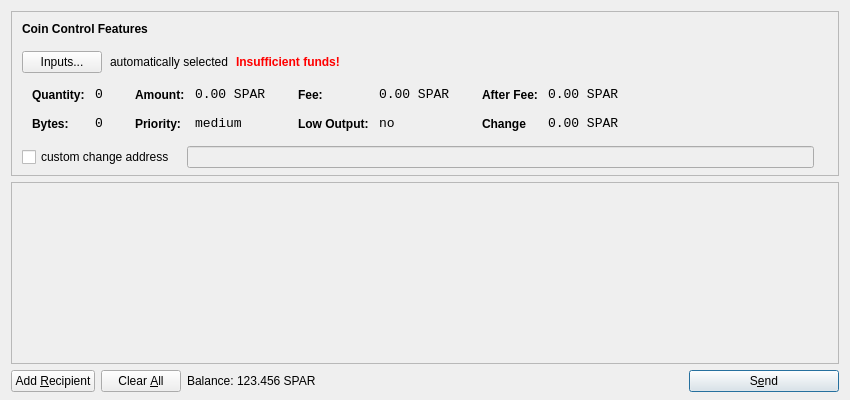
<?xml version="1.0" encoding="UTF-8"?>
<ui version="4.0">
 <class>SendCoinsDialog</class>
 <widget class="QDialog" name="SendCoinsDialog">
  <property name="geometry">
   <rect>
    <x>0</x>
    <y>0</y>
    <width>850</width>
    <height>400</height>
   </rect>
  </property>
  <property name="windowTitle">
   <string>Send Coins</string>
  </property>
  <layout class="QVBoxLayout" name="verticalLayout" stretch="0,1,0">
   <property name="bottomMargin">
    <number>8</number>
   </property>
   <item>
    <widget class="QFrame" name="frameCoinControl">
     <property name="sizePolicy">
      <sizepolicy hsizetype="Expanding" vsizetype="Expanding">
       <horstretch>0</horstretch>
       <verstretch>0</verstretch>
      </sizepolicy>
     </property>
     <property name="maximumSize">
      <size>
       <width>16777215</width>
       <height>16777215</height>
      </size>
     </property>
     <property name="frameShape">
      <enum>QFrame::StyledPanel</enum>
     </property>
     <property name="frameShadow">
      <enum>QFrame::Sunken</enum>
     </property>
     <layout class="QVBoxLayout" name="verticalLayoutCoinControl2">
      <property name="spacing">
       <number>-1</number>
      </property>
      <property name="leftMargin">
       <number>0</number>
      </property>
      <property name="topMargin">
       <number>0</number>
      </property>
      <property name="rightMargin">
       <number>0</number>
      </property>
      <property name="bottomMargin">
       <number>6</number>
      </property>
      <item>
       <layout class="QVBoxLayout" name="verticalLayoutCoinControl" stretch="0,0,0,0,1">
        <property name="spacing">
         <number>0</number>
        </property>
        <property name="leftMargin">
         <number>10</number>
        </property>
        <property name="topMargin">
         <number>10</number>
        </property>
        <item>
         <layout class="QHBoxLayout" name="horizontalLayoutCoinControl1">
          <property name="bottomMargin">
           <number>15</number>
          </property>
          <item>
           <widget class="QLabel" name="labelCoinControlFeatures">
            <property name="sizePolicy">
             <sizepolicy hsizetype="Preferred" vsizetype="Maximum">
              <horstretch>0</horstretch>
              <verstretch>0</verstretch>
             </sizepolicy>
            </property>
            <property name="font">
             <font>
              <weight>75</weight>
              <bold>true</bold>
             </font>
            </property>
            <property name="styleSheet">
             <string notr="true">font-weight:bold;</string>
            </property>
            <property name="text">
             <string>Coin Control Features</string>
            </property>
           </widget>
          </item>
         </layout>
        </item>
        <item>
         <layout class="QHBoxLayout" name="horizontalLayoutCoinControl2" stretch="0,0,0,0">
          <property name="spacing">
           <number>8</number>
          </property>
          <property name="bottomMargin">
           <number>10</number>
          </property>
          <item>
           <widget class="QPushButton" name="pushButtonCoinControl">
            <property name="styleSheet">
             <string notr="true"/>
            </property>
            <property name="text">
             <string>Inputs...</string>
            </property>
           </widget>
          </item>
          <item>
           <widget class="QLabel" name="labelCoinControlAutomaticallySelected">
            <property name="text">
             <string>automatically selected</string>
            </property>
            <property name="margin">
             <number>5</number>
            </property>
           </widget>
          </item>
          <item>
           <widget class="QLabel" name="labelCoinControlInsuffFunds">
            <property name="font">
             <font>
              <weight>75</weight>
              <bold>true</bold>
             </font>
            </property>
            <property name="styleSheet">
             <string notr="true">color:red;font-weight:bold;</string>
            </property>
            <property name="text">
             <string>Insufficient funds!</string>
            </property>
            <property name="margin">
             <number>5</number>
            </property>
           </widget>
          </item>
          <item>
           <spacer name="horizontalSpacerCoinControl">
            <property name="orientation">
             <enum>Qt::Horizontal</enum>
            </property>
            <property name="sizeHint" stdset="0">
             <size>
              <width>40</width>
              <height>1</height>
             </size>
            </property>
           </spacer>
          </item>
         </layout>
        </item>
        <item>
         <widget class="QWidget" name="widgetCoinControl" native="true">
          <property name="sizePolicy">
           <sizepolicy hsizetype="Preferred" vsizetype="Preferred">
            <horstretch>0</horstretch>
            <verstretch>0</verstretch>
           </sizepolicy>
          </property>
          <property name="minimumSize">
           <size>
            <width>0</width>
            <height>0</height>
           </size>
          </property>
          <property name="styleSheet">
           <string notr="true"/>
          </property>
          <layout class="QHBoxLayout" name="horizontalLayoutCoinControl5">
           <property name="margin">
            <number>0</number>
           </property>
           <item>
            <layout class="QHBoxLayout" name="horizontalLayoutCoinControl3" stretch="0,0,0,1">
             <property name="spacing">
              <number>20</number>
             </property>
             <property name="topMargin">
              <number>0</number>
             </property>
             <property name="bottomMargin">
              <number>10</number>
             </property>
             <item>
              <layout class="QFormLayout" name="formLayoutCoinControl1">
               <property name="horizontalSpacing">
                <number>10</number>
               </property>
               <property name="verticalSpacing">
                <number>14</number>
               </property>
               <property name="leftMargin">
                <number>10</number>
               </property>
               <property name="topMargin">
                <number>4</number>
               </property>
               <property name="rightMargin">
                <number>6</number>
               </property>
               <item row="0" column="0">
                <widget class="QLabel" name="labelCoinControlQuantityText">
                 <property name="styleSheet">
                  <string notr="true">font-weight:bold;</string>
                 </property>
                 <property name="text">
                  <string>Quantity:</string>
                 </property>
                 <property name="margin">
                  <number>0</number>
                 </property>
                </widget>
               </item>
               <item row="0" column="1">
                <widget class="QLabel" name="labelCoinControlQuantity">
                 <property name="font">
                  <font>
                   <family>Monospace</family>
                   <pointsize>10</pointsize>
                  </font>
                 </property>
                 <property name="cursor">
                  <cursorShape>IBeamCursor</cursorShape>
                 </property>
                 <property name="contextMenuPolicy">
                  <enum>Qt::ActionsContextMenu</enum>
                 </property>
                 <property name="text">
                  <string>0</string>
                 </property>
                 <property name="margin">
                  <number>0</number>
                 </property>
                 <property name="textInteractionFlags">
                  <set>Qt::LinksAccessibleByMouse|Qt::TextSelectableByKeyboard|Qt::TextSelectableByMouse</set>
                 </property>
                </widget>
               </item>
               <item row="1" column="0">
                <widget class="QLabel" name="labelCoinControlBytesText">
                 <property name="styleSheet">
                  <string notr="true">font-weight:bold;</string>
                 </property>
                 <property name="text">
                  <string>Bytes:</string>
                 </property>
                </widget>
               </item>
               <item row="1" column="1">
                <widget class="QLabel" name="labelCoinControlBytes">
                 <property name="font">
                  <font>
                   <family>Monospace</family>
                   <pointsize>10</pointsize>
                  </font>
                 </property>
                 <property name="cursor">
                  <cursorShape>IBeamCursor</cursorShape>
                 </property>
                 <property name="contextMenuPolicy">
                  <enum>Qt::ActionsContextMenu</enum>
                 </property>
                 <property name="text">
                  <string>0</string>
                 </property>
                 <property name="textInteractionFlags">
                  <set>Qt::LinksAccessibleByMouse|Qt::TextSelectableByKeyboard|Qt::TextSelectableByMouse</set>
                 </property>
                </widget>
               </item>
              </layout>
             </item>
             <item>
              <layout class="QFormLayout" name="formLayoutCoinControl2">
               <property name="horizontalSpacing">
                <number>10</number>
               </property>
               <property name="verticalSpacing">
                <number>14</number>
               </property>
               <property name="leftMargin">
                <number>6</number>
               </property>
               <property name="topMargin">
                <number>4</number>
               </property>
               <property name="rightMargin">
                <number>6</number>
               </property>
               <item row="0" column="0">
                <widget class="QLabel" name="labelCoinControlAmountText">
                 <property name="styleSheet">
                  <string notr="true">font-weight:bold;</string>
                 </property>
                 <property name="text">
                  <string>Amount:</string>
                 </property>
                 <property name="margin">
                  <number>0</number>
                 </property>
                </widget>
               </item>
               <item row="0" column="1">
                <widget class="QLabel" name="labelCoinControlAmount">
                 <property name="font">
                  <font>
                   <family>Monospace</family>
                   <pointsize>10</pointsize>
                  </font>
                 </property>
                 <property name="cursor">
                  <cursorShape>IBeamCursor</cursorShape>
                 </property>
                 <property name="contextMenuPolicy">
                  <enum>Qt::ActionsContextMenu</enum>
                 </property>
                 <property name="text">
                  <string>0.00 SPAR</string>
                 </property>
                 <property name="textInteractionFlags">
                  <set>Qt::LinksAccessibleByMouse|Qt::TextSelectableByKeyboard|Qt::TextSelectableByMouse</set>
                 </property>
                </widget>
               </item>
               <item row="1" column="0">
                <widget class="QLabel" name="labelCoinControlPriorityText">
                 <property name="styleSheet">
                  <string notr="true">font-weight:bold;</string>
                 </property>
                 <property name="text">
                  <string>Priority:</string>
                 </property>
                </widget>
               </item>
               <item row="1" column="1">
                <widget class="QLabel" name="labelCoinControlPriority">
                 <property name="font">
                  <font>
                   <family>Monospace</family>
                   <pointsize>10</pointsize>
                  </font>
                 </property>
                 <property name="cursor">
                  <cursorShape>IBeamCursor</cursorShape>
                 </property>
                 <property name="contextMenuPolicy">
                  <enum>Qt::ActionsContextMenu</enum>
                 </property>
                 <property name="text">
                  <string>medium</string>
                 </property>
                 <property name="textInteractionFlags">
                  <set>Qt::LinksAccessibleByMouse|Qt::TextSelectableByKeyboard|Qt::TextSelectableByMouse</set>
                 </property>
                </widget>
               </item>
              </layout>
             </item>
             <item>
              <layout class="QFormLayout" name="formLayoutCoinControl3">
               <property name="horizontalSpacing">
                <number>10</number>
               </property>
               <property name="verticalSpacing">
                <number>14</number>
               </property>
               <property name="leftMargin">
                <number>6</number>
               </property>
               <property name="topMargin">
                <number>4</number>
               </property>
               <property name="rightMargin">
                <number>6</number>
               </property>
               <item row="0" column="0">
                <widget class="QLabel" name="labelCoinControlFeeText">
                 <property name="styleSheet">
                  <string notr="true">font-weight:bold;</string>
                 </property>
                 <property name="text">
                  <string>Fee:</string>
                 </property>
                 <property name="margin">
                  <number>0</number>
                 </property>
                </widget>
               </item>
               <item row="0" column="1">
                <widget class="QLabel" name="labelCoinControlFee">
                 <property name="font">
                  <font>
                   <family>Monospace</family>
                   <pointsize>10</pointsize>
                  </font>
                 </property>
                 <property name="cursor">
                  <cursorShape>IBeamCursor</cursorShape>
                 </property>
                 <property name="contextMenuPolicy">
                  <enum>Qt::ActionsContextMenu</enum>
                 </property>
                 <property name="text">
                  <string>0.00 SPAR</string>
                 </property>
                 <property name="textInteractionFlags">
                  <set>Qt::LinksAccessibleByMouse|Qt::TextSelectableByKeyboard|Qt::TextSelectableByMouse</set>
                 </property>
                </widget>
               </item>
               <item row="1" column="0">
                <widget class="QLabel" name="labelCoinControlLowOutputText">
                 <property name="styleSheet">
                  <string notr="true">font-weight:bold;</string>
                 </property>
                 <property name="text">
                  <string>Low Output:</string>
                 </property>
                </widget>
               </item>
               <item row="1" column="1">
                <widget class="QLabel" name="labelCoinControlLowOutput">
                 <property name="font">
                  <font>
                   <family>Monospace</family>
                   <pointsize>10</pointsize>
                  </font>
                 </property>
                 <property name="cursor">
                  <cursorShape>IBeamCursor</cursorShape>
                 </property>
                 <property name="contextMenuPolicy">
                  <enum>Qt::ActionsContextMenu</enum>
                 </property>
                 <property name="text">
                  <string>no</string>
                 </property>
                 <property name="textInteractionFlags">
                  <set>Qt::LinksAccessibleByMouse|Qt::TextSelectableByKeyboard|Qt::TextSelectableByMouse</set>
                 </property>
                </widget>
               </item>
              </layout>
             </item>
             <item>
              <layout class="QFormLayout" name="formLayoutCoinControl4">
               <property name="horizontalSpacing">
                <number>10</number>
               </property>
               <property name="verticalSpacing">
                <number>14</number>
               </property>
               <property name="leftMargin">
                <number>6</number>
               </property>
               <property name="topMargin">
                <number>4</number>
               </property>
               <property name="rightMargin">
                <number>6</number>
               </property>
               <item row="0" column="0">
                <widget class="QLabel" name="labelCoinControlAfterFeeText">
                 <property name="styleSheet">
                  <string notr="true">font-weight:bold;</string>
                 </property>
                 <property name="text">
                  <string>After Fee:</string>
                 </property>
                 <property name="margin">
                  <number>0</number>
                 </property>
                </widget>
               </item>
               <item row="0" column="1">
                <widget class="QLabel" name="labelCoinControlAfterFee">
                 <property name="font">
                  <font>
                   <family>Monospace</family>
                   <pointsize>10</pointsize>
                  </font>
                 </property>
                 <property name="cursor">
                  <cursorShape>IBeamCursor</cursorShape>
                 </property>
                 <property name="contextMenuPolicy">
                  <enum>Qt::ActionsContextMenu</enum>
                 </property>
                 <property name="text">
                  <string>0.00 SPAR</string>
                 </property>
                 <property name="textInteractionFlags">
                  <set>Qt::LinksAccessibleByMouse|Qt::TextSelectableByKeyboard|Qt::TextSelectableByMouse</set>
                 </property>
                </widget>
               </item>
               <item row="1" column="0">
                <widget class="QLabel" name="labelCoinControlChangeText">
                 <property name="styleSheet">
                  <string notr="true">font-weight:bold;</string>
                 </property>
                 <property name="text">
                  <string>Change</string>
                 </property>
                </widget>
               </item>
               <item row="1" column="1">
                <widget class="QLabel" name="labelCoinControlChange">
                 <property name="font">
                  <font>
                   <family>Monospace</family>
                   <pointsize>10</pointsize>
                  </font>
                 </property>
                 <property name="cursor">
                  <cursorShape>IBeamCursor</cursorShape>
                 </property>
                 <property name="contextMenuPolicy">
                  <enum>Qt::ActionsContextMenu</enum>
                 </property>
                 <property name="text">
                  <string>0.00 SPAR</string>
                 </property>
                 <property name="textInteractionFlags">
                  <set>Qt::LinksAccessibleByMouse|Qt::TextSelectableByKeyboard|Qt::TextSelectableByMouse</set>
                 </property>
                </widget>
               </item>
              </layout>
             </item>
            </layout>
           </item>
          </layout>
         </widget>
        </item>
        <item>
         <layout class="QHBoxLayout" name="horizontalLayoutCoinControl4" stretch="0,0,0">
          <property name="spacing">
           <number>12</number>
          </property>
          <property name="sizeConstraint">
           <enum>QLayout::SetDefaultConstraint</enum>
          </property>
          <property name="topMargin">
           <number>5</number>
          </property>
          <property name="rightMargin">
           <number>5</number>
          </property>
          <item>
           <widget class="QCheckBox" name="checkBoxCoinControlChange">
            <property name="text">
             <string>custom change address</string>
            </property>
           </widget>
          </item>
          <item>
           <widget class="QLineEdit" name="lineEditCoinControlChange">
            <property name="enabled">
             <bool>false</bool>
            </property>
            <property name="sizePolicy">
             <sizepolicy hsizetype="Expanding" vsizetype="Fixed">
              <horstretch>0</horstretch>
              <verstretch>0</verstretch>
             </sizepolicy>
            </property>
           </widget>
          </item>
          <item>
           <widget class="QLabel" name="labelCoinControlChangeLabel">
            <property name="sizePolicy">
             <sizepolicy hsizetype="Preferred" vsizetype="Expanding">
              <horstretch>0</horstretch>
              <verstretch>0</verstretch>
             </sizepolicy>
            </property>
            <property name="minimumSize">
             <size>
              <width>0</width>
              <height>0</height>
             </size>
            </property>
            <property name="text">
             <string/>
            </property>
            <property name="margin">
             <number>3</number>
            </property>
           </widget>
          </item>
         </layout>
        </item>
        <item>
         <spacer name="verticalSpacerCoinControl">
          <property name="orientation">
           <enum>Qt::Vertical</enum>
          </property>
          <property name="sizeHint" stdset="0">
           <size>
            <width>800</width>
            <height>1</height>
           </size>
          </property>
         </spacer>
        </item>
       </layout>
      </item>
     </layout>
    </widget>
   </item>
   <item>
    <widget class="QScrollArea" name="scrollArea">
     <property name="widgetResizable">
      <bool>true</bool>
     </property>
     <widget class="QWidget" name="scrollAreaWidgetContents">
      <property name="geometry">
       <rect>
        <x>0</x>
        <y>0</y>
        <width>830</width>
        <height>165</height>
       </rect>
      </property>
      <layout class="QVBoxLayout" name="verticalLayout_2">
       <property name="margin">
        <number>0</number>
       </property>
       <item>
        <layout class="QVBoxLayout" name="entries">
         <property name="spacing">
          <number>6</number>
         </property>
        </layout>
       </item>
       <item>
        <spacer name="verticalSpacer">
         <property name="orientation">
          <enum>Qt::Vertical</enum>
         </property>
         <property name="sizeHint" stdset="0">
          <size>
           <width>20</width>
           <height>40</height>
          </size>
         </property>
        </spacer>
       </item>
      </layout>
     </widget>
    </widget>
   </item>
   <item>
    <layout class="QHBoxLayout" name="horizontalLayout">
     <item>
      <widget class="QPushButton" name="addButton">
       <property name="toolTip">
        <string>Send to multiple recipients at once</string>
       </property>
       <property name="text">
        <string>Add &amp;Recipient</string>
       </property>
       <property name="icon">
        <iconset resource="../bitcoin.qrc">
         <normaloff>:/icons/add</normaloff>:/icons/add</iconset>
       </property>
       <property name="autoDefault">
        <bool>false</bool>
       </property>
      </widget>
     </item>
     <item>
      <widget class="QPushButton" name="clearButton">
       <property name="sizePolicy">
        <sizepolicy hsizetype="Minimum" vsizetype="Fixed">
         <horstretch>0</horstretch>
         <verstretch>0</verstretch>
        </sizepolicy>
       </property>
       <property name="toolTip">
        <string>Remove all transaction fields</string>
       </property>
       <property name="text">
        <string>Clear &amp;All</string>
       </property>
       <property name="icon">
        <iconset resource="../bitcoin.qrc">
         <normaloff>:/icons/remove</normaloff>:/icons/remove</iconset>
       </property>
       <property name="autoRepeatDelay">
        <number>300</number>
       </property>
       <property name="autoDefault">
        <bool>false</bool>
       </property>
      </widget>
     </item>
     <item>
      <layout class="QHBoxLayout" name="horizontalLayout_2">
       <property name="spacing">
        <number>3</number>
       </property>
       <item>
        <widget class="QLabel" name="label">
         <property name="sizePolicy">
          <sizepolicy hsizetype="Preferred" vsizetype="Fixed">
           <horstretch>0</horstretch>
           <verstretch>0</verstretch>
          </sizepolicy>
         </property>
         <property name="text">
          <string>Balance:</string>
         </property>
        </widget>
       </item>
       <item>
        <widget class="QLabel" name="labelBalance">
         <property name="sizePolicy">
          <sizepolicy hsizetype="Preferred" vsizetype="Fixed">
           <horstretch>0</horstretch>
           <verstretch>0</verstretch>
          </sizepolicy>
         </property>
         <property name="cursor">
          <cursorShape>IBeamCursor</cursorShape>
         </property>
         <property name="text">
          <string>123.456 SPAR</string>
         </property>
         <property name="textInteractionFlags">
          <set>Qt::LinksAccessibleByMouse|Qt::TextSelectableByKeyboard|Qt::TextSelectableByMouse</set>
         </property>
        </widget>
       </item>
      </layout>
     </item>
     <item>
      <spacer name="horizontalSpacer">
       <property name="orientation">
        <enum>Qt::Horizontal</enum>
       </property>
       <property name="sizeHint" stdset="0">
        <size>
         <width>40</width>
         <height>20</height>
        </size>
       </property>
      </spacer>
     </item>
     <item>
      <widget class="QPushButton" name="sendButton">
       <property name="minimumSize">
        <size>
         <width>150</width>
         <height>0</height>
        </size>
       </property>
       <property name="toolTip">
        <string>Confirm the send action</string>
       </property>
       <property name="text">
        <string>S&amp;end</string>
       </property>
       <property name="icon">
        <iconset resource="../bitcoin.qrc">
         <normaloff>:/icons/send</normaloff>:/icons/send</iconset>
       </property>
       <property name="default">
        <bool>true</bool>
       </property>
      </widget>
     </item>
    </layout>
   </item>
  </layout>
 </widget>
 <resources>
  <include location="../bitcoin.qrc"/>
 </resources>
 <connections/>
</ui>
